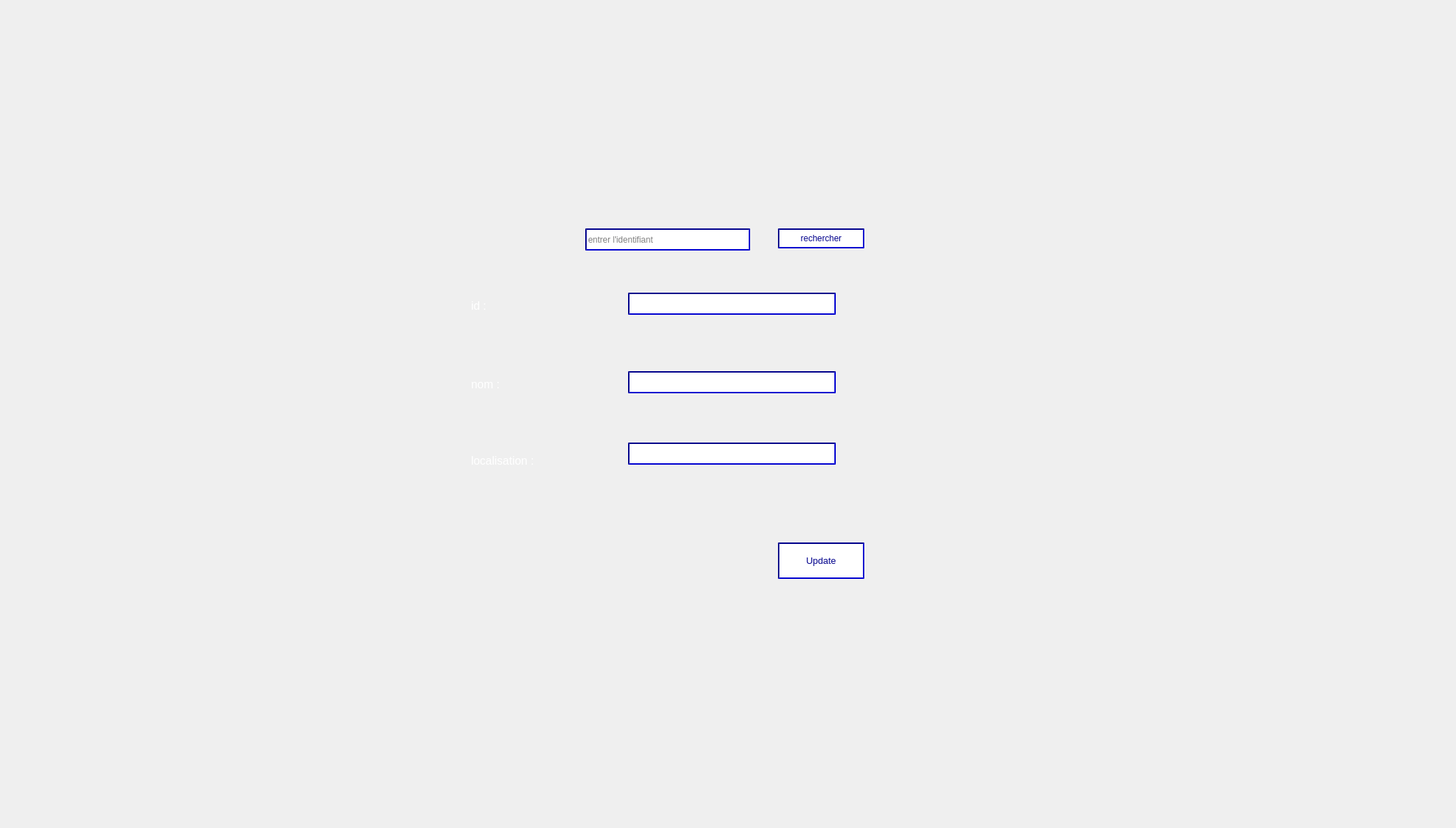
      <widget class="QWidget" name="tab_13">
       <attribute name="title">
        <string>Modifier equipement</string>
       </attribute>
       <widget class="QLabel" name="label_12">
        <property name="geometry">
         <rect>
          <x>-50</x>
          <y>0</y>
          <width>2031</width>
          <height>1151</height>
         </rect>
        </property>
        <property name="text">
         <string/>
        </property>
        <property name="pixmap">
         <pixmap>../Desktop/2A/Projet_C++/smart.jpg</pixmap>
        </property>
       </widget>
       <widget class="QPushButton" name="pushButton_rechercherEquip_update_2">
        <property name="geometry">
         <rect>
          <x>1090</x>
          <y>320</y>
          <width>121</width>
          <height>28</height>
         </rect>
        </property>
        <property name="styleSheet">
         <string notr="true">color:darkblue ;
border-color:darkblue ;
border-style:solid;
border-width:2px;
background:white;
border-style: inset;</string>
        </property>
        <property name="text">
         <string>rechercher</string>
        </property>
       </widget>
       <widget class="QLineEdit" name="lineEdit_nom_update_Eq_2">
        <property name="geometry">
         <rect>
          <x>880</x>
          <y>520</y>
          <width>291</width>
          <height>31</height>
         </rect>
        </property>
        <property name="styleSheet">
         <string notr="true">border-color:darkblue ;
border-style:solid;
border-width:2px;
border-style: inset;</string>
        </property>
       </widget>
       <widget class="QLabel" name="label_58">
        <property name="geometry">
         <rect>
          <x>660</x>
          <y>420</y>
          <width>55</width>
          <height>16</height>
         </rect>
        </property>
        <property name="font">
         <font>
          <pointsize>12</pointsize>
         </font>
        </property>
        <property name="styleSheet">
         <string notr="true">color:white</string>
        </property>
        <property name="text">
         <string>id :</string>
        </property>
       </widget>
       <widget class="QLabel" name="label_57">
        <property name="geometry">
         <rect>
          <x>660</x>
          <y>530</y>
          <width>55</width>
          <height>16</height>
         </rect>
        </property>
        <property name="font">
         <font>
          <pointsize>12</pointsize>
         </font>
        </property>
        <property name="styleSheet">
         <string notr="true">color:white</string>
        </property>
        <property name="text">
         <string>nom :</string>
        </property>
       </widget>
       <widget class="QLineEdit" name="lineEdit_localisation_update_Eq_2">
        <property name="geometry">
         <rect>
          <x>880</x>
          <y>620</y>
          <width>291</width>
          <height>31</height>
         </rect>
        </property>
        <property name="styleSheet">
         <string notr="true">border-color:darkblue ;
border-style:solid;
border-width:2px;
border-style: inset;</string>
        </property>
       </widget>
       <widget class="QLineEdit" name="lineEdit_id_update_Eq_2">
        <property name="geometry">
         <rect>
          <x>880</x>
          <y>410</y>
          <width>291</width>
          <height>31</height>
         </rect>
        </property>
        <property name="styleSheet">
         <string notr="true">border-color:darkblue ;
border-style:solid;
border-width:2px;
border-style: inset;</string>
        </property>
       </widget>
       <widget class="QLabel" name="label_59">
        <property name="geometry">
         <rect>
          <x>660</x>
          <y>630</y>
          <width>121</width>
          <height>31</height>
         </rect>
        </property>
        <property name="font">
         <font>
          <pointsize>12</pointsize>
         </font>
        </property>
        <property name="styleSheet">
         <string notr="true">color:white</string>
        </property>
        <property name="text">
         <string>localisation :</string>
        </property>
       </widget>
       <widget class="QPushButton" name="pushButton_update_Equip_2">
        <property name="geometry">
         <rect>
          <x>1090</x>
          <y>760</y>
          <width>121</width>
          <height>51</height>
         </rect>
        </property>
        <property name="font">
         <font>
          <pointsize>10</pointsize>
         </font>
        </property>
        <property name="styleSheet">
         <string notr="true">color:darkblue ;
border-color:darkblue ;
border-style:solid;
border-width:2px;
background:white;
border-style: inset;</string>
        </property>
        <property name="text">
         <string>Update</string>
        </property>
       </widget>
       <widget class="QLineEdit" name="lineEdit_id_rechercheEquip_2">
        <property name="geometry">
         <rect>
          <x>820</x>
          <y>320</y>
          <width>231</width>
          <height>31</height>
         </rect>
        </property>
        <property name="styleSheet">
         <string notr="true">border-color:darkblue ;
border-style:solid;
border-width:2px;
border-style: inset;
</string>
        </property>
        <property name="placeholderText">
         <string>entrer l'identifiant</string>
        </property>
       </widget>
      </widget>
